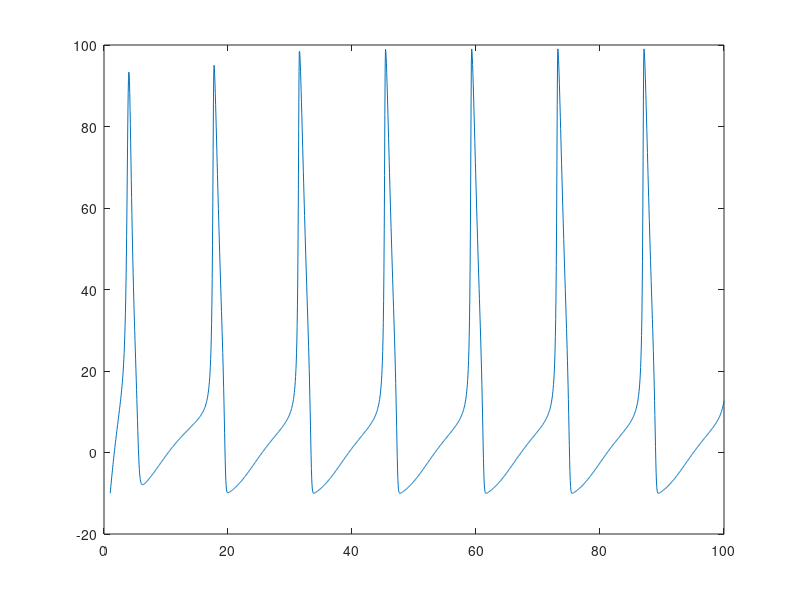

Source code (MATLAB):
%----------------------------------------------------
% Name: Rajkumar Conjeevaram Mohan
% Email: Rajkumar.Conjeevaram-Mohan14@imperial.ac.uk
% File Name: HH_RK4.m
%----------------------------------------------------

function HH_RK4

    dt = 0.05;
    Tmin = 1;
    Tmax = 100;
    T = Tmin:dt:Tmax;
    
    g_na = 120;
    g_k = 36;
    g_l = 0.3;
    
    e_na = 115;
    e_k = -12;
    e_l = 10.6;
    
    I = 10; % Base (Dendritic) current
    
    v(1) = -10;
    m = 0;
    n = 0;
    h = 0;
    
    for t = 1:length(T)-1
        dm_alpha = (2.5-0.1*v(t))/(exp(2.5-0.1*v(t))-1);
        dm_beta = 4*exp(-v(t)/18);
        dm =  dm_alpha*(1-m) -dm_beta * m;
        m1 = dm;
        m2 = dm + dt * 0.5 * m1;
        m3 = dm + dt * 0.5 * m2;
        m4 = dm + dt * m3;
        m =  m + dt *((m1+2*m2+2*m3+m4)/6);
        
        dn_alpha = (0.1-0.01*v(t))/(exp(1-0.1*v(t))-1);
        dn_beta = 0.125*exp(-v(t)/80);
        dn = dn_alpha*(1-n)-dn_beta*n;
        n1 = dn;
        n2 = dn + dt * 0.5 * n1;
        n3 = dn + dt * 0.5 * n2;
        n4 = dn + dt * n3;
        n =  n + dt *((n1+2*n2+2*n3+n4)/6);
        
        dh_alpha = 0.07*exp(-v(t)/20);
        dh_beta = 1/(exp(3-0.1*v(t))+1);
        dh = dh_alpha*(1-h)-dh_beta*h;
        h1 = dh;
        h2 = dh + dt * 0.5 * h1;
        h3 = dh + dt * 0.5 * h2;
        h4 = dh + dt * h3;
        h =  h + dt *((h1+2*h2+2*h3+h4)/6);
        
        i_k = g_na*m^3*h*(v(t)-e_na)+g_k*n^4*(v(t)-e_k)+g_l*(v(t)-e_l);
        i_k = -i_k+I;
        v1 = i_k;
        v2 = i_k + dt * 0.5 * v1;
        v3 = i_k + dt * 0.5 * v2;
        v4 = i_k + dt * v3;
        v(t+1) = v(t) + dt * (( v1+2*v2+2*v3+v4 )/6);
    end
 plot(T, v);
end